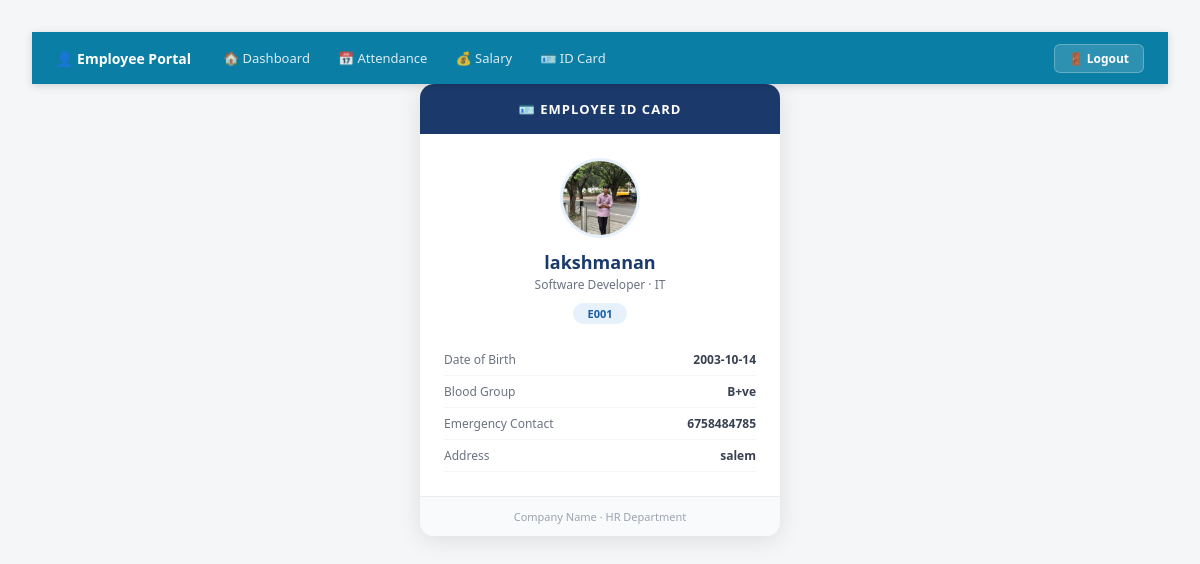
The page /id_card/ (signed in) on the database its author committed.
### app/models.py (models this page shows, shortened)
class Idcord(models.Model):
    employee = models.OneToOneField(Employees, on_delete=models.CASCADE, null=True, blank=True)
    address = models.CharField(max_length=255)
    Blood_Group = models.CharField(max_length=10)
    DOB = models.CharField(max_length=20)
    Emergency_contact_No = models.CharField(max_length=15)

class Employees(models.Model):
    user = models.OneToOneField(CustomUser, on_delete=models.CASCADE, null=True, blank=True)
    name = models.CharField(max_length=100)
    emp_id = models.CharField(max_length=20, unique=True, blank=True)
    Gender = models.CharField(choices=[('Male','Male'),('Female','Female'),('Other','Other')], max_length=10)
    phone = models.BigIntegerField()
    depertment = models.CharField(choices=[
        ('HR','HR'),('IT','IT'),('Finance','Finance'),
        ('Marketing','Marketing'),('Sales','Sales')
    ], max_length=20)
    designation = models.CharField(max_length=50)
    salary = models.IntegerField(default=0)
    photo = models.ImageField(upload_to='image/', blank=True, null=True)

### app/views.py (the view)
# urls.py: path('id_card/', id_card_view, name='id-details'),
@login_required
def id_card_view(request):
    emp = Employees.objects.filter(user=request.user).first()
    if not emp:
        return render(request, "Employee/id_card.html", {
            "id_details":      None,
            "employee_missing": True,
        })
    return render(request, "Employee/id_card.html", {
        "id_details":      Idcord.objects.filter(employee=emp),
        "employee_missing": False,
    })

### app/templates/Employee/id_card.html (shortened to what this page needs)
{% include "Employee/employee_navbar.html" %}
<!DOCTYPE html>
<html lang="en">
<head>
</head>
<body>
{% if id_details %}
  {% for card in id_details %}
  <div class="id-card">
    <div class="id-header"><div class="id-header-title">🪪 EMPLOYEE ID CARD</div></div>
    <div class="id-body">
      {% if card.employee.photo %}
        <img src="{{ card.employee.photo.url }}" class="avatar">
      {% else %}
        <div class="avatar-init">{{ card.employee.name|first|upper }}</div>
      {% endif %}
      <div class="emp-name">{{ card.employee.name }}</div>
      <div class="emp-role">{{ card.employee.designation }} · {{ card.employee.depertment }}</div>
      <div class="emp-id">{{ card.employee.emp_id }}</div>
      <div class="info-row"><span class="info-label">Date of Birth</span><span class="info-val">{{ card.DOB }}</span></div>
      <div class="info-row"><span class="info-label">Blood Group</span><span class="info-val">{{ card.Blood_Group }}</span></div>
      <div class="info-row"><span class="info-label">Emergency Contact</span><span class="info-val">{{ card.Emergency_contact_No }}</span></div>
      <div class="info-row"><span class="info-label">Address</span><span class="info-val">{{ card.address }}</span></div>
    </div>
    <div class="id-footer">Company Name · HR Department</div>
  </div>
  {% endfor %}
{% else %}
  <div class="no-card">🪪 No ID card created yet.<br>Please contact HR.</div>
{% endif %}
</body>
</html>

### app/templates/Employee/id_card.html (style rules this page uses)
* { box-sizing:border-box;margin:0;padding:0 }
body { font-family:'Segoe UI',sans-serif;background:#F4F6F8;padding:2rem }
.id-card { background:#fff;border-radius:14px;overflow:hidden;max-width:360px;margin:0 auto;box-shadow:0 4px 24px rgba(0,0,0,0.10) }
.id-header { background:#1B3A6B;padding:1rem;text-align:center }
.id-header-title { color:#fff;font-size:13px;font-weight:700;letter-spacing:0.08em }
.id-body { padding:1.5rem;text-align:center }
.avatar { width:80px;height:80px;border-radius:50%;object-fit:cover;border:3px solid #E6F1FB;margin:0 auto 0.75rem }
.emp-name { font-size:18px;font-weight:700;color:#1B3A6B;margin-bottom:2px }
.emp-role { font-size:12px;color:#6B7280;margin-bottom:10px }
.emp-id { font-size:11px;font-weight:700;background:#E6F1FB;color:#185FA5;padding:3px 14px;border-radius:999px;display:inline-block;margin-bottom:1.25rem }
.info-row { display:flex;justify-content:space-between;padding:7px 0;border-bottom:1px solid #F3F4F6;font-size:12px }
.info-label { color:#6B7280;font-weight:500 }
.info-val { font-weight:600;color:#374151 }
.id-footer { background:#F8FAFC;padding:0.75rem;text-align:center;font-size:11px;color:#9CA3AF;border-top:1px solid #E8ECF0 }

### rows shown on the page
Idcord: employee.photo (picture), employee.name "lakshmanan", employee.designation "Software Developer", employee.depertment "IT", employee.emp_id "E001", DOB "2003-10-14", Blood_Group "B+ve", Emergency_contact_No "6758484785", address "salem"
